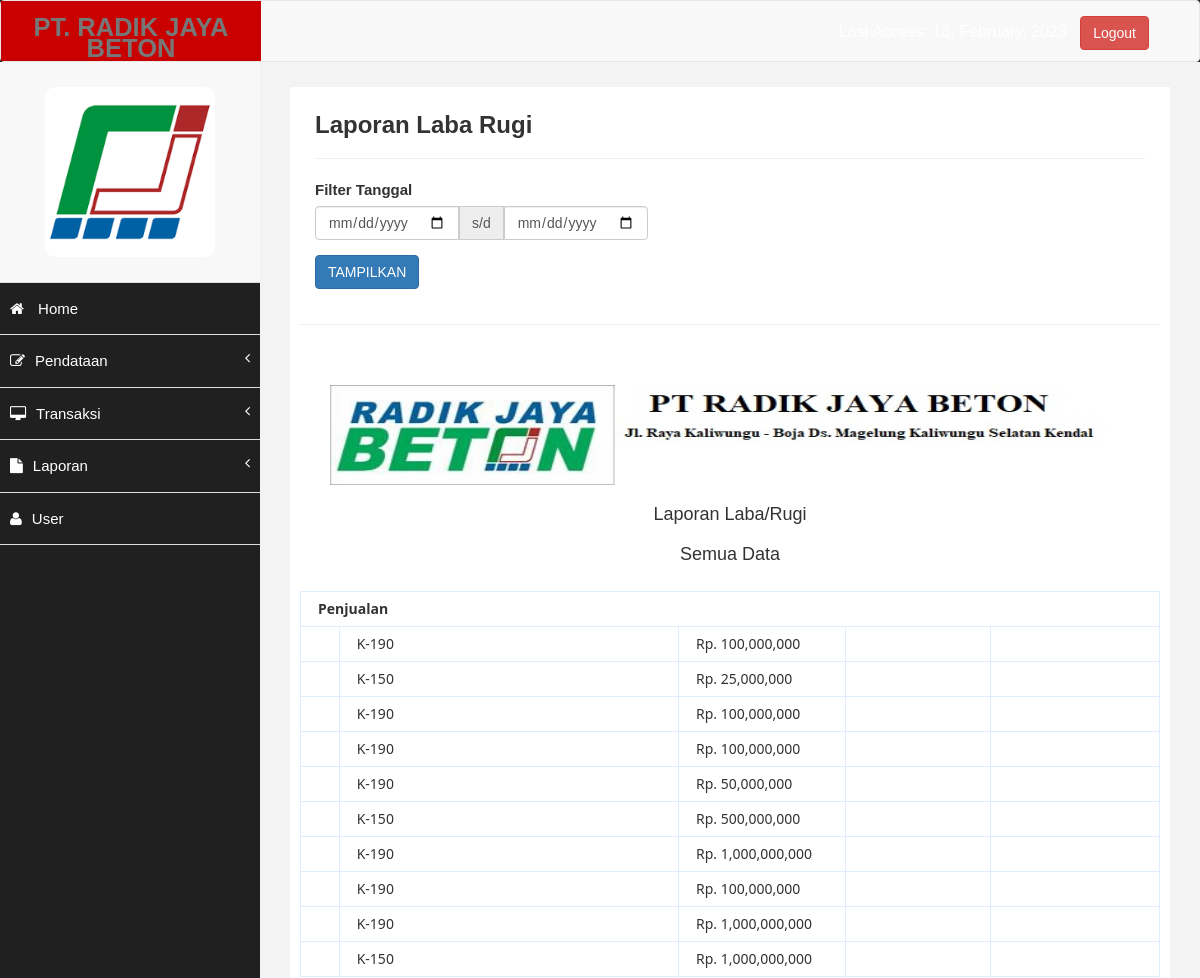
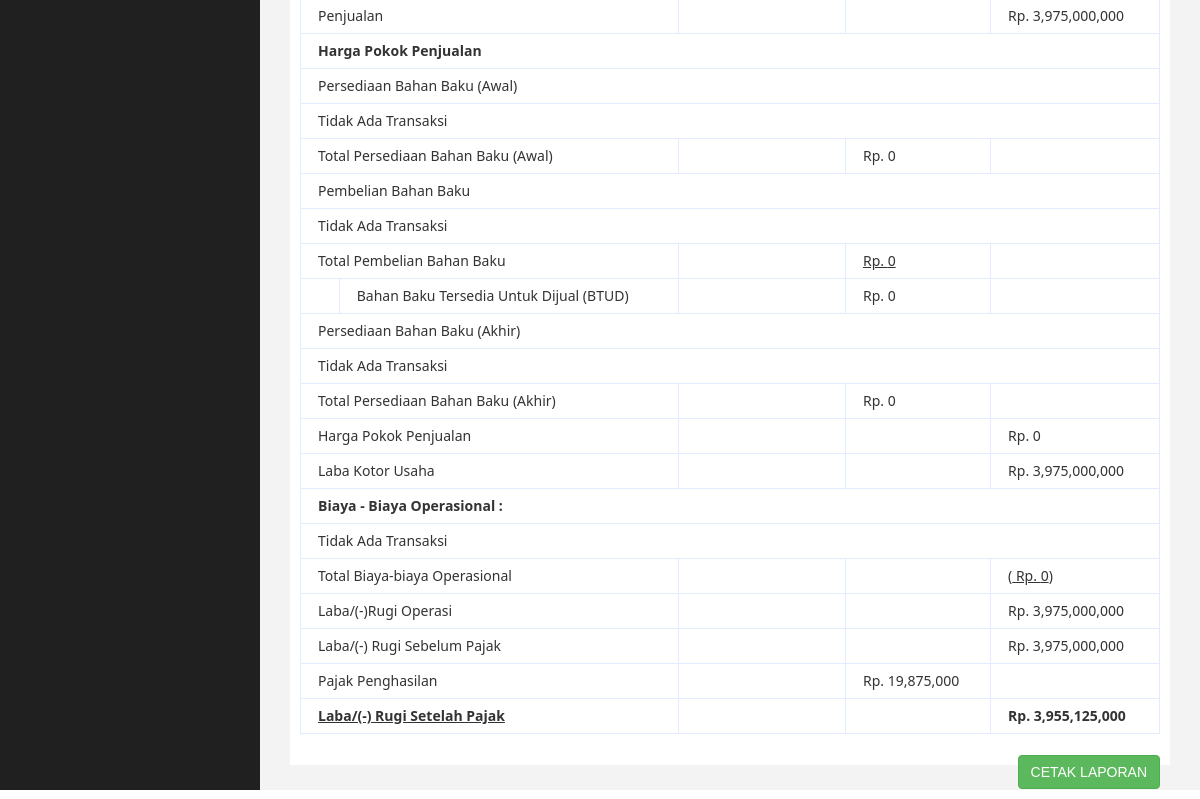
/admin/index.php?halaman=laporan_labarugi (signed in), run on the app's committed database (2 pictures, top to bottom).
### tables this page shows
CREATE TABLE `pendapatan` (
  `no_pendapatan` int(11) NOT NULL,
  `tanggal` date NOT NULL,
  `kd_pendapatan` varchar(200) NOT NULL,
  `kd_pelanggan` varchar(256) NOT NULL,
  `nama_pelanggan` varchar(200) NOT NULL,
  `proyek` varchar(250) NOT NULL,
  `kd_barang` varchar(256) NOT NULL,
  `spesifikasi` varchar(15) NOT NULL,
  `harga` int(11) NOT NULL,
  `volume` int(5) NOT NULL,
  `total` int(20) NOT NULL
);

### admin/laporan_labarugi.php (the view, shortened to what this page needs)
<!DOCTYPE html>
<html lang="en">
<head>
    <link href="css/bootstrap.min.css" rel="stylesheet">
    <link href="libraries/bootstrap-datepicker/css/bootstrap-datepicker.min.css" rel="stylesheet">
</head>
<body>
    <div style="padding: 15px;">
        <h3 style="margin-top: 0;"><b>Laporan Laba Rugi</b></h3>
        <hr />
        <form method="post" action="">
            <div class="row">
                <div class="col-sm-6 col-md-4">
                    <div class="form-group">
                        <label>Filter Tanggal</label>
                        <div class="input-group">
                            <input type="date" name="tgl_awal" value="<?= @$_POST['tgl_awal'] ?>" class="form-control tgl_awal" placeholder="Tanggal Awal">
                            <span class="input-group-addon">s/d</span>
                            <input type="date" name="tgl_akhir" value="<?= @$_POST['tgl_akhir'] ?>" class="form-control tgl_akhir" placeholder="Tanggal Akhir">
                        </div>
                    </div>
                </div>
            </div>
            <button type="submit" name="filter" value="true" class="btn btn-primary">TAMPILKAN</button>
            <?php
        include "koneksi.php";
        $tgl_awal = @$_POST['tgl_awal'];
        $tgl_akhir = @$_POST['tgl_akhir'];
        $date = date('m', strtotime("-1 month"));
        $akun = "SELECT * FROM akun WHERE nama_akun LIKE '%semen%' OR nama_akun LIKE'%split%' OR nama_akun LIKE '%pasir%' OR nama_akun LIKE '%obat%' ";
        $pembelian1 = "SELECT * FROM Pembelian WHERE month(tanggal)='$date' ";
        if (empty($tgl_awal) or empty($tgl_akhir)) {
            $query = " SELECT * FROM pendapatan";
            $pembelian = "SELECT * FROM pembelian";
            $pengeluaran = "SELECT * FROM pengeluaran WHERE keterangan LIKE '%Biaya Operasional' ";
            $label = "Semua Data";
        }
            ?>
    </div>
    <hr>
    <div style="padding: 15px;">
    </div>
    <div id="print">
        <table class="data-table">
            <div class="data-table" style="margin-top: 10px;">
                <table class="data-table" width="100%">
                    <thead>
                        <center><img src="assets/img/rjbheader.jpg" width="800" height="100"></center>
                        <h4 style="margin-bottom: 5px;">
                            <center>Laporan Laba/Rugi</center>
                        </h4>
                        <h4 style="margin-bottom: 5px;">
                            <center><?php echo $label ?><br> </center>
                        </h4>
                        <br>
                    </thead>
                    <tbody>
                        <tr>
                            <td colspan="5"><b>Penjualan</b></td>
                        </tr>
                        <?php
                        $totpenjualan = 0;
                        $sql = mysqli_query($koneksi, $query);
                        $row = mysqli_num_rows($sql);
                        if ($row > 0) {
                            while ($data = mysqli_fetch_array($sql)) {
                                $totpenjualan += $data['total'];
                                echo "<tr>";
                                echo "<td>" . "" . "</td>";
                                echo "<td>" . $data['spesifikasi'] . "</td>";
                                echo "<td>" . "Rp. " . number_format($data['total']) . "</td>";
                                echo "<td>" . "" . "</td>";
                                echo "<td>" . "" . "</td>";
                                echo "</tr>";
                            }
                        } else {
                            echo "<tr><td colspan='5'>Tidak Ada Transaksi</td></tr>";
                        }
                        ?>
                        <tr>
                            <td colspan="2">Penjualan</td>
                            <td></td>
                            <td></td>
                            <td>Rp. <?php echo number_format($totpenjualan); ?></td>
                        </tr>
                        <tr>
                            <td colspan="5"><b>Harga Pokok Penjualan</b></td>
                        </tr>
                        <tr>
                            <td colspan="5">Persediaan Bahan Baku (Awal)</td>
                        </tr>
                        <?php
                        $bhnbakuawal = 0;
                        $sql = mysqli_query($koneksi, $akun);
                        $row = mysqli_num_rows($sql);
                        if ($row > 0) {
                            while ($data = mysqli_fetch_array($sql)) {
                                $bhnbakuawal += $data['saldo'];
                                echo "<tr>";
                                echo "<td>" . "" . "</td>";
                                echo "<td>" . $data['nama_akun'] . "</td>";
                                echo "<td>" . "Rp.   " . number_format($data['saldo']) . "</td>";
                                echo "<td>" . "" . "</td>";
                                echo "<td>" . "" . "</td>";
                                echo "</tr>";
                            }
                        } else {
                            echo "<tr><td colspan='5'>Tidak Ada Transaksi</td></tr>";
                        }
                        ?>
                        <tr>
                            <td colspan="2">Total Persediaan Bahan Baku (Awal)</td>
                            <td></td>
                            <td>Rp. <?php echo number_format($bhnbakuawal); ?></td>
                            <td></td>
                        </tr>
                        <tr>
                            <td colspan="5">Pembelian Bahan Baku</td>
                        </tr>
                        <?php
                        $pembhnbaku = 0;
                        $sql = mysqli_query($koneksi, $pembelian);
                        $row = mysqli_num_rows($sql);
                        if ($row > 0) {
                            while ($data = mysqli_fetch_array($sql)) {
                                $pembhnbaku += $data['total'];
                                echo "<tr>";
                                echo "<td>" . "" . "</td>";
                                echo "<td>" . $data['nama_bhnbaku'] . "</td>";
                                echo "<td>" . "Rp.   " . number_format($data['total']) . "</td>";
                                echo "<td>" . "" . "</td>";
                                echo "<td>" . "" . "</td>";
                                echo "</tr>";
                            }
                        } else {
                            echo "<tr><td colspan='5'>Tidak Ada Transaksi</td></tr>";
                        }
                        ?>
                        <tr>
                            <td colspan="2">Total Pembelian Bahan Baku</td>
                            <td></td>
                            <td><u> Rp. <?php echo number_format($pembhnbaku); ?></u></td>
                            <td></td>
                        </tr>
                        <?php
                        $btud = $bhnbakuawal + $pembhnbaku;
                        ?>
                        <tr>
                            <td></td>
                            <td>Bahan Baku Tersedia Untuk Dijual (BTUD)</td>
                            <td></td>
                            <td>Rp. <?php echo number_format($btud); ?></td>
                            <td></td>
                        </tr>
                        <tr>
                            <td colspan="5">Persediaan Bahan Baku (Akhir)</td>
                        </tr>
                        <?php
                        $bhnbakuakhir = 0;
                        $sql = mysqli_query($koneksi, $pembelian1);
                        $row = mysqli_num_rows($sql);
                        if ($row > 0) {
                            while ($data = mysqli_fetch_array($sql)) {
                                $bhnbakuakhir += $data['total'];
                                echo "<tr>";
                                echo "<td>" . "" . "</td>";
                                echo "<td>" . $data['nama_bhnbaku'] . "</td>";
                                echo "<td>" . "Rp.   " . number_format($data['total']) . "</td>";
                                echo "<td>" . "" . "</td>";
                                echo "<td>" . "" . "</td>";
                                echo "</tr>";
                            }
                        } else {
                            echo "<tr><td colspan='5'>Tidak Ada Transaksi</td></tr>";
                        }
                        ?>
                        <tr>
                            <td colspan="2">Total Persediaan Bahan Baku (Akhir)</td>
                            <td></td>
                            <td>Rp. <?php echo number_format($bhnbakuakhir); ?></td>
                            <td></td>
                        </tr>
                        <tr>
                            <?php
                            $hpp = $btud - $bhnbakuakhir;
                            ?>
                            <td colspan="2">Harga Pokok Penjualan</td>
                            <td></td>
                            <td></td>
                            <td>Rp. <?php echo number_format($hpp); ?></td>
                        </tr>
                        <tr>
                            <?php
                            $labakotor = $totpenjualan - $hpp;
                            ?>
                            <td colspan="2">Laba Kotor Usaha</td>
                            <td></td>
                            <td></td>
                            <td>Rp. <?php echo number_format($labakotor); ?></td>
                        </tr>
                        <tr>
                            <td colspan="5"><b>Biaya - Biaya Operasional :</b></td>
                        </tr>
                        <?php
                        $i = 0;
                        $bop = 0;
                        $sql = mysqli_query($koneksi, $pengeluaran);
                        $row = mysqli_num_rows($sql);
                        if ($row > 0) {
                            while ($data = mysqli_fetch_array($sql)) {
                                $i++;
                                $jumlah[$i] = $data['jumlah'];
                                $bop  = array_sum($jumlah);
                                echo "<tr>";
                                echo "<td>" . "" . "</td>";
                                echo "<td>" . $data['nama_akun'] . "</td>";
                                echo "<td>" . "Rp. " . number_format($data['jumlah']) . "</td>";
                                echo "<td>" . "" . "</td>";
                                echo "<td>" . "" . "</td>";
                                echo "</tr>";
                            }
                        } else {
                            echo "<tr><td colspan='5'>Tidak Ada Transaksi</td></tr>";
                        }
                        ?>
                        <tr>
                            <td colspan="2">Total Biaya-biaya Operasional</td>
                            <td></td>
                            <td></td>
                            <td> (<u> Rp. <?php echo number_format($bop); ?></u>)</td>
                        </tr>
                        <tr>
                            <?php
                            $lrop = $labakotor - $bop;
                            ?>
                            <td colspan="2">Laba/(-)Rugi Operasi</td>
                            <td></td>
                            <td></td>
                            <td>Rp. <?php echo number_format($lrop); ?></td>
                        </tr>
                        <tr>
                            <td colspan="2">Laba/(-) Rugi Sebelum Pajak</td>
                            <td></td>
                            <td></td>
                            <td>Rp. <?php echo number_format($lrop); ?></td>
                        </tr>
                        <?php
                        $total = 0;
                        $pajak = 0;
                        $sql = mysqli_query($koneksi, $query);
                        $row = mysqli_num_rows($sql);
                        if ($row > 0) {
                            while ($data = mysqli_fetch_array($sql)) {
                                $total += $data['total'];
                                $pajak = $total * 0.5 / 100;
                            }
                        } else {
                            echo "<tr><td colspan='5'>Tidak Ada Transaksi</td></tr>";
                        }
                        ?>
                        <tr>
                            <td colspan="2">Pajak Penghasilan</td>
                            <td></td>
                            <td>Rp. <?php echo number_format($pajak); ?></td>
                            <td></td>
                        </tr>
                        <tr>
                            <?php $lrstp = $lrop - $pajak ?>
                            <td colspan="2"><u><b>Laba/(-) Rugi Setelah Pajak</b></u></td>
                            <td></td>
                            <td></td>
                            <td><b>Rp. <?php echo number_format($lrstp); ?></b></td>
                        </tr>
                    </tbody>
                </table>
                                                          <br>
<a style="margin-bottom:10px" href="index.php?page=laporan_labarugi&act=cetak" target="_blank" class="btn btn-success pull-right"></i> CETAK LAPORAN</a>
            </div>
        </table>
    </div>
</body>
</html>

### data on the page
pendapatan: spesifikasi "K-190", total "100,000,000"
pendapatan: spesifikasi "K-150", total "25,000,000"
pendapatan: spesifikasi "K-190", total "100,000,000"
pendapatan: spesifikasi "K-190", total "100,000,000"
pendapatan: spesifikasi "K-190", total "50,000,000"
pendapatan: spesifikasi "K-150", total "500,000,000"
pendapatan: spesifikasi "K-190", total "1,000,000,000"
pendapatan: spesifikasi "K-190", total "100,000,000"
pendapatan: spesifikasi "K-190", total "1,000,000,000"
pendapatan: spesifikasi "K-150", total "1,000,000,000"

### other printed values
$label "Semua Data"
$totpenjualan "3,975,000,000"
$bhnbakuawal "0"
$pembhnbaku "0"
$btud "0"
$bhnbakuakhir "0"
$hpp "0"
$labakotor "3,975,000,000"
$bop "0"
$lrop "3,975,000,000"
$pajak "19,875,000"
$lrstp "3,955,125,000"
